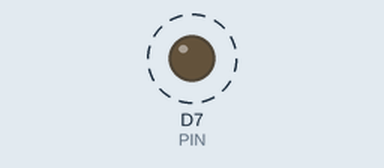
Bench run of a sketch on a simulated ESP8266 (NodeMCU). Shown: output pins drawn as LEDs (lit = HIGH). Dashed ring = blinking.

Above: at 0.2 s.
Timing chart, 0 to 3.0 s (numbered marks = the images above):
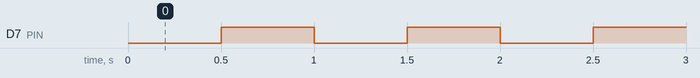

Measured:
- by itself, D7 (PIN): alternates HIGH for 0.50 s and LOW for 0.50 s

The sketch:

blinky.ino
```cpp
#define PIN D7
int state = 0;

void setup() {
    //tell the device we want to write to this pin
    pinMode(PIN, OUTPUT);
}
void loop() {
    //alternate the PIN between high and low
    digitalWrite(PIN, (state) ? HIGH : LOW);

    //invert the state
    state = !state;

    //wait half a second
    delay(500);
}
```
